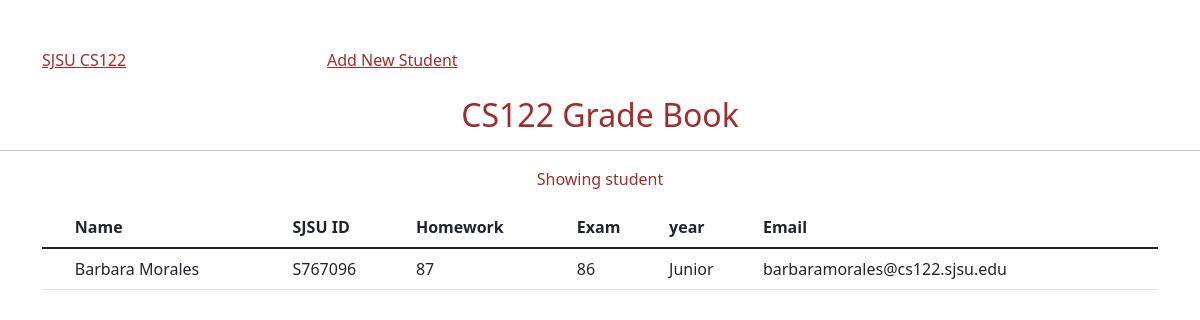
/get_student?sjsuid=S767096, run on the app's committed database.
### tables this page shows
CREATE TABLE students (
    id INTEGER PRIMARY KEY AUTOINCREMENT,
    name TEXT NOT NULL,
    sjsuid TEXT NOT NULL,
    hw TEXT NOT NULL,
    exam TEXT NOT NULL,
    year TEXT NOT NULL,
    email TEXT NOT NULL 
);

### app.py (the view)
@app.route('/get_student', methods=['GET'])
def get_student():
    id = request.args.get('sjsuid')
    print('sjsuid is:', id)
    con = sqlite3.connect("sjsu_cs122.db")
    cur = con.cursor()
    q = "select * from students where sjsuid=\'{}\'".format(id)
    res = cur.execute(q)
    rows = res.fetchall()
    con.close()
    return render_template("get_student.html", student = rows)

### templates/get_student.html (shortened to what this page needs)
<!doctype html>
<html lang="en">
  <head>
    <link href="https://cdn.jsdelivr.net/npm/bootstrap@5.1.3/dist/css/bootstrap.min.css" rel="stylesheet">
  </head>
  <div class="container">
  <div class="row">
    <div class="col-md-3">
    <a  style=" color: brown"  href="/">SJSU CS122</a>
    </div>
    <div class="col-md-3">
       <a style=" color: brown" href="{{ url_for("add_student") }}"> Add New Student </a>
    </div>
      <div class="col-md-2">
    </div>
      <div class="col-md-2">
    </div>
  </div>
  </div>
  <div class="jumbotron">
  <h2 style="text-align: center; color: brown">CS122 Grade Book</h2>
</div>
  <hr>
<body>
<p style="text-align: center; color: brown">Showing student</p>
 <div class="container">
  <table class="table">
  <thead>
    <tr>
      <th scope="col"></th>
      <th scope="col">Name</th>
      <th scope="col">SJSU ID</th>
        <th scope="col">Homework</th>
      <th scope="col">Exam</th>
        <th scope="col">year</th>
        <th scope="col">Email</th>
    </tr>
  </thead>
  <tbody>
   {% for s in student %}
    <tr>
      <th scope="row"></th>
      <td>{{ s[1] }}</td>
      <td>{{ s[2] }}</td>
      <td>{{ s[3] }}</td>
      <td>{{ s[4] }}</td>
      <td>{{ s[5] }}</td>
      <td>{{ s[6] }}</td>
    </tr>
  {% endfor %}
  </tbody>
</table>
</div>
</body>
</html>

### data on the page
students: name "Barbara Morales", sjsuid "S767096", hw "87", exam "86", year "Junior", email "barbaramorales@cs122.sjsu.edu"
